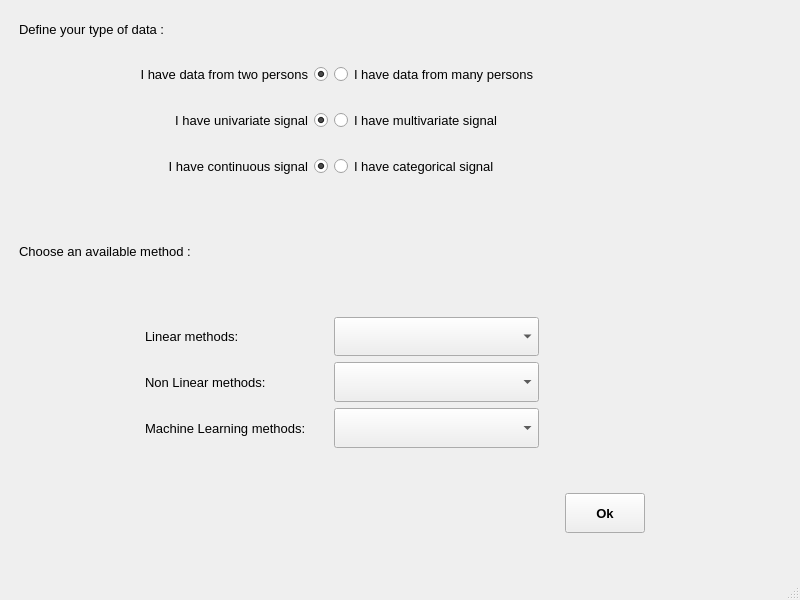
<?xml version="1.0" encoding="UTF-8"?>
<ui version="4.0">
 <class>MethodSelectionWindow</class>
 <widget class="QMainWindow" name="MethodSelectionWindow">
  <property name="geometry">
   <rect>
    <x>0</x>
    <y>0</y>
    <width>800</width>
    <height>600</height>
   </rect>
  </property>
  <property name="font">
   <font>
    <pointsize>10</pointsize>
   </font>
  </property>
  <property name="windowTitle">
   <string>Select a Method</string>
  </property>
  <widget class="QWidget" name="centralwidget">
   <layout class="QGridLayout" name="gridLayout">
    <item row="1" column="0">
     <spacer name="verticalSpacer_15">
      <property name="orientation">
       <enum>Qt::Vertical</enum>
      </property>
      <property name="sizeType">
       <enum>QSizePolicy::Expanding</enum>
      </property>
      <property name="sizeHint" stdset="0">
       <size>
        <width>20</width>
        <height>40</height>
       </size>
      </property>
     </spacer>
    </item>
    <item row="0" column="0">
     <layout class="QGridLayout" name="gridLayout_select_data">
      <item row="1" column="2">
       <widget class="QRadioButton" name="radioButton_data_1b">
        <property name="sizePolicy">
         <sizepolicy hsizetype="Preferred" vsizetype="Preferred">
          <horstretch>0</horstretch>
          <verstretch>0</verstretch>
         </sizepolicy>
        </property>
        <property name="minimumSize">
         <size>
          <width>0</width>
          <height>20</height>
         </size>
        </property>
        <property name="maximumSize">
         <size>
          <width>16777215</width>
          <height>40</height>
         </size>
        </property>
        <property name="font">
         <font>
          <pointsize>10</pointsize>
         </font>
        </property>
        <property name="text">
         <string>I have data from many persons</string>
        </property>
        <property name="checked">
         <bool>false</bool>
        </property>
        <property name="autoExclusive">
         <bool>false</bool>
        </property>
       </widget>
      </item>
      <item row="3" column="2">
       <widget class="QRadioButton" name="radioButton_data_3b">
        <property name="sizePolicy">
         <sizepolicy hsizetype="Preferred" vsizetype="Preferred">
          <horstretch>0</horstretch>
          <verstretch>0</verstretch>
         </sizepolicy>
        </property>
        <property name="minimumSize">
         <size>
          <width>0</width>
          <height>20</height>
         </size>
        </property>
        <property name="maximumSize">
         <size>
          <width>16777215</width>
          <height>40</height>
         </size>
        </property>
        <property name="font">
         <font>
          <pointsize>10</pointsize>
         </font>
        </property>
        <property name="text">
         <string>I have categorical signal</string>
        </property>
        <property name="autoExclusive">
         <bool>false</bool>
        </property>
       </widget>
      </item>
      <item row="11" column="3" alignment="Qt::AlignHCenter">
       <widget class="QPushButton" name="pushButton_valid_method_2">
        <property name="minimumSize">
         <size>
          <width>0</width>
          <height>20</height>
         </size>
        </property>
        <property name="maximumSize">
         <size>
          <width>100</width>
          <height>40</height>
         </size>
        </property>
        <property name="font">
         <font>
          <weight>75</weight>
          <bold>true</bold>
         </font>
        </property>
        <property name="text">
         <string>Ok</string>
        </property>
       </widget>
      </item>
      <item row="2" column="1">
       <widget class="QRadioButton" name="radioButton_data_2a">
        <property name="sizePolicy">
         <sizepolicy hsizetype="Preferred" vsizetype="Preferred">
          <horstretch>0</horstretch>
          <verstretch>0</verstretch>
         </sizepolicy>
        </property>
        <property name="minimumSize">
         <size>
          <width>0</width>
          <height>20</height>
         </size>
        </property>
        <property name="maximumSize">
         <size>
          <width>16777215</width>
          <height>40</height>
         </size>
        </property>
        <property name="font">
         <font>
          <pointsize>10</pointsize>
         </font>
        </property>
        <property name="layoutDirection">
         <enum>Qt::RightToLeft</enum>
        </property>
        <property name="text">
         <string>I have univariate signal</string>
        </property>
        <property name="checked">
         <bool>true</bool>
        </property>
        <property name="autoExclusive">
         <bool>false</bool>
        </property>
       </widget>
      </item>
      <item row="9" column="2">
       <widget class="QComboBox" name="comboBox_machinelearning_methods">
        <property name="minimumSize">
         <size>
          <width>0</width>
          <height>20</height>
         </size>
        </property>
        <property name="maximumSize">
         <size>
          <width>16777215</width>
          <height>40</height>
         </size>
        </property>
        <property name="font">
         <font>
          <pointsize>10</pointsize>
         </font>
        </property>
       </widget>
      </item>
      <item row="1" column="1">
       <widget class="QRadioButton" name="radioButton_data_1a">
        <property name="sizePolicy">
         <sizepolicy hsizetype="Preferred" vsizetype="Preferred">
          <horstretch>0</horstretch>
          <verstretch>0</verstretch>
         </sizepolicy>
        </property>
        <property name="minimumSize">
         <size>
          <width>0</width>
          <height>20</height>
         </size>
        </property>
        <property name="maximumSize">
         <size>
          <width>16777215</width>
          <height>40</height>
         </size>
        </property>
        <property name="font">
         <font>
          <pointsize>10</pointsize>
         </font>
        </property>
        <property name="layoutDirection">
         <enum>Qt::RightToLeft</enum>
        </property>
        <property name="text">
         <string>I have data from two persons</string>
        </property>
        <property name="checked">
         <bool>true</bool>
        </property>
        <property name="autoExclusive">
         <bool>false</bool>
        </property>
       </widget>
      </item>
      <item row="7" column="2">
       <widget class="QComboBox" name="comboBox_linear_methods">
        <property name="minimumSize">
         <size>
          <width>0</width>
          <height>20</height>
         </size>
        </property>
        <property name="maximumSize">
         <size>
          <width>16777215</width>
          <height>40</height>
         </size>
        </property>
        <property name="font">
         <font>
          <pointsize>10</pointsize>
         </font>
        </property>
       </widget>
      </item>
      <item row="9" column="3">
       <spacer name="verticalSpacer_6">
        <property name="orientation">
         <enum>Qt::Vertical</enum>
        </property>
        <property name="sizeHint" stdset="0">
         <size>
          <width>20</width>
          <height>40</height>
         </size>
        </property>
       </spacer>
      </item>
      <item row="2" column="2">
       <widget class="QRadioButton" name="radioButton_data_2b">
        <property name="sizePolicy">
         <sizepolicy hsizetype="Preferred" vsizetype="Preferred">
          <horstretch>0</horstretch>
          <verstretch>0</verstretch>
         </sizepolicy>
        </property>
        <property name="minimumSize">
         <size>
          <width>0</width>
          <height>20</height>
         </size>
        </property>
        <property name="maximumSize">
         <size>
          <width>16777215</width>
          <height>40</height>
         </size>
        </property>
        <property name="font">
         <font>
          <pointsize>10</pointsize>
         </font>
        </property>
        <property name="text">
         <string>I have multivariate signal</string>
        </property>
        <property name="autoExclusive">
         <bool>false</bool>
        </property>
       </widget>
      </item>
      <item row="8" column="2">
       <widget class="QComboBox" name="comboBox_nonlinear_methods">
        <property name="minimumSize">
         <size>
          <width>0</width>
          <height>20</height>
         </size>
        </property>
        <property name="maximumSize">
         <size>
          <width>16777215</width>
          <height>40</height>
         </size>
        </property>
        <property name="font">
         <font>
          <pointsize>10</pointsize>
         </font>
        </property>
       </widget>
      </item>
      <item row="9" column="1">
       <widget class="QLabel" name="label_machinelearning_methods">
        <property name="minimumSize">
         <size>
          <width>0</width>
          <height>20</height>
         </size>
        </property>
        <property name="maximumSize">
         <size>
          <width>16777215</width>
          <height>40</height>
         </size>
        </property>
        <property name="font">
         <font>
          <pointsize>10</pointsize>
         </font>
        </property>
        <property name="text">
         <string>Machine Learning methods:</string>
        </property>
        <property name="indent">
         <number>10</number>
        </property>
       </widget>
      </item>
      <item row="8" column="1">
       <widget class="QLabel" name="label_nonlinear_methods">
        <property name="minimumSize">
         <size>
          <width>0</width>
          <height>20</height>
         </size>
        </property>
        <property name="maximumSize">
         <size>
          <width>16777215</width>
          <height>40</height>
         </size>
        </property>
        <property name="font">
         <font>
          <pointsize>10</pointsize>
         </font>
        </property>
        <property name="text">
         <string>Non Linear methods: </string>
        </property>
        <property name="indent">
         <number>10</number>
        </property>
       </widget>
      </item>
      <item row="3" column="1">
       <widget class="QRadioButton" name="radioButton_data_3a">
        <property name="sizePolicy">
         <sizepolicy hsizetype="Preferred" vsizetype="Preferred">
          <horstretch>0</horstretch>
          <verstretch>0</verstretch>
         </sizepolicy>
        </property>
        <property name="minimumSize">
         <size>
          <width>0</width>
          <height>20</height>
         </size>
        </property>
        <property name="maximumSize">
         <size>
          <width>16777215</width>
          <height>40</height>
         </size>
        </property>
        <property name="font">
         <font>
          <pointsize>10</pointsize>
         </font>
        </property>
        <property name="layoutDirection">
         <enum>Qt::RightToLeft</enum>
        </property>
        <property name="text">
         <string>I have continuous signal</string>
        </property>
        <property name="checked">
         <bool>true</bool>
        </property>
        <property name="autoExclusive">
         <bool>false</bool>
        </property>
       </widget>
      </item>
      <item row="7" column="1">
       <widget class="QLabel" name="label_linear_methods">
        <property name="minimumSize">
         <size>
          <width>0</width>
          <height>20</height>
         </size>
        </property>
        <property name="maximumSize">
         <size>
          <width>16777215</width>
          <height>40</height>
         </size>
        </property>
        <property name="font">
         <font>
          <pointsize>10</pointsize>
         </font>
        </property>
        <property name="text">
         <string>Linear methods: </string>
        </property>
        <property name="indent">
         <number>10</number>
        </property>
       </widget>
      </item>
      <item row="7" column="3">
       <spacer name="verticalSpacer_4">
        <property name="orientation">
         <enum>Qt::Vertical</enum>
        </property>
        <property name="sizeHint" stdset="0">
         <size>
          <width>20</width>
          <height>40</height>
         </size>
        </property>
       </spacer>
      </item>
      <item row="8" column="3">
       <spacer name="verticalSpacer_5">
        <property name="orientation">
         <enum>Qt::Vertical</enum>
        </property>
        <property name="sizeHint" stdset="0">
         <size>
          <width>20</width>
          <height>40</height>
         </size>
        </property>
       </spacer>
      </item>
      <item row="6" column="4" rowspan="6">
       <spacer name="verticalSpacer_8">
        <property name="orientation">
         <enum>Qt::Vertical</enum>
        </property>
        <property name="sizeHint" stdset="0">
         <size>
          <width>20</width>
          <height>40</height>
         </size>
        </property>
       </spacer>
      </item>
      <item row="0" column="0" colspan="3">
       <widget class="QLabel" name="label_select_data">
        <property name="minimumSize">
         <size>
          <width>0</width>
          <height>20</height>
         </size>
        </property>
        <property name="maximumSize">
         <size>
          <width>16777215</width>
          <height>40</height>
         </size>
        </property>
        <property name="font">
         <font>
          <pointsize>10</pointsize>
         </font>
        </property>
        <property name="text">
         <string>Define your type of data : </string>
        </property>
        <property name="indent">
         <number>10</number>
        </property>
       </widget>
      </item>
      <item row="4" column="0" colspan="5">
       <spacer name="verticalSpacer_2">
        <property name="orientation">
         <enum>Qt::Vertical</enum>
        </property>
        <property name="sizeType">
         <enum>QSizePolicy::Expanding</enum>
        </property>
        <property name="sizeHint" stdset="0">
         <size>
          <width>20</width>
          <height>40</height>
         </size>
        </property>
       </spacer>
      </item>
      <item row="10" column="0" colspan="4">
       <spacer name="verticalSpacer">
        <property name="orientation">
         <enum>Qt::Vertical</enum>
        </property>
        <property name="sizeHint" stdset="0">
         <size>
          <width>20</width>
          <height>40</height>
         </size>
        </property>
       </spacer>
      </item>
      <item row="11" column="0" colspan="3">
       <spacer name="verticalSpacer_7">
        <property name="orientation">
         <enum>Qt::Vertical</enum>
        </property>
        <property name="sizeHint" stdset="0">
         <size>
          <width>20</width>
          <height>40</height>
         </size>
        </property>
       </spacer>
      </item>
      <item row="0" column="3" colspan="2">
       <spacer name="verticalSpacer_13">
        <property name="orientation">
         <enum>Qt::Vertical</enum>
        </property>
        <property name="sizeHint" stdset="0">
         <size>
          <width>20</width>
          <height>40</height>
         </size>
        </property>
       </spacer>
      </item>
      <item row="1" column="3" colspan="2">
       <spacer name="verticalSpacer_10">
        <property name="orientation">
         <enum>Qt::Vertical</enum>
        </property>
        <property name="sizeHint" stdset="0">
         <size>
          <width>20</width>
          <height>40</height>
         </size>
        </property>
       </spacer>
      </item>
      <item row="2" column="3" colspan="2">
       <spacer name="verticalSpacer_11">
        <property name="orientation">
         <enum>Qt::Vertical</enum>
        </property>
        <property name="sizeHint" stdset="0">
         <size>
          <width>20</width>
          <height>40</height>
         </size>
        </property>
       </spacer>
      </item>
      <item row="3" column="3" colspan="2">
       <spacer name="verticalSpacer_12">
        <property name="orientation">
         <enum>Qt::Vertical</enum>
        </property>
        <property name="sizeHint" stdset="0">
         <size>
          <width>20</width>
          <height>40</height>
         </size>
        </property>
       </spacer>
      </item>
      <item row="5" column="3" colspan="2">
       <spacer name="verticalSpacer_9">
        <property name="orientation">
         <enum>Qt::Vertical</enum>
        </property>
        <property name="sizeHint" stdset="0">
         <size>
          <width>20</width>
          <height>40</height>
         </size>
        </property>
       </spacer>
      </item>
      <item row="5" column="0" colspan="3">
       <widget class="QLabel" name="label_choose_method_2">
        <property name="minimumSize">
         <size>
          <width>0</width>
          <height>20</height>
         </size>
        </property>
        <property name="maximumSize">
         <size>
          <width>16777215</width>
          <height>40</height>
         </size>
        </property>
        <property name="font">
         <font>
          <pointsize>10</pointsize>
         </font>
        </property>
        <property name="text">
         <string>Choose an available method : </string>
        </property>
        <property name="indent">
         <number>10</number>
        </property>
       </widget>
      </item>
      <item row="6" column="0" colspan="4">
       <spacer name="verticalSpacer_3">
        <property name="orientation">
         <enum>Qt::Vertical</enum>
        </property>
        <property name="sizeHint" stdset="0">
         <size>
          <width>20</width>
          <height>40</height>
         </size>
        </property>
       </spacer>
      </item>
     </layout>
    </item>
   </layout>
  </widget>
  <widget class="QMenuBar" name="menubar">
   <property name="geometry">
    <rect>
     <x>0</x>
     <y>0</y>
     <width>800</width>
     <height>21</height>
    </rect>
   </property>
  </widget>
  <widget class="QStatusBar" name="statusbar"/>
 </widget>
 <resources/>
 <connections/>
</ui>
